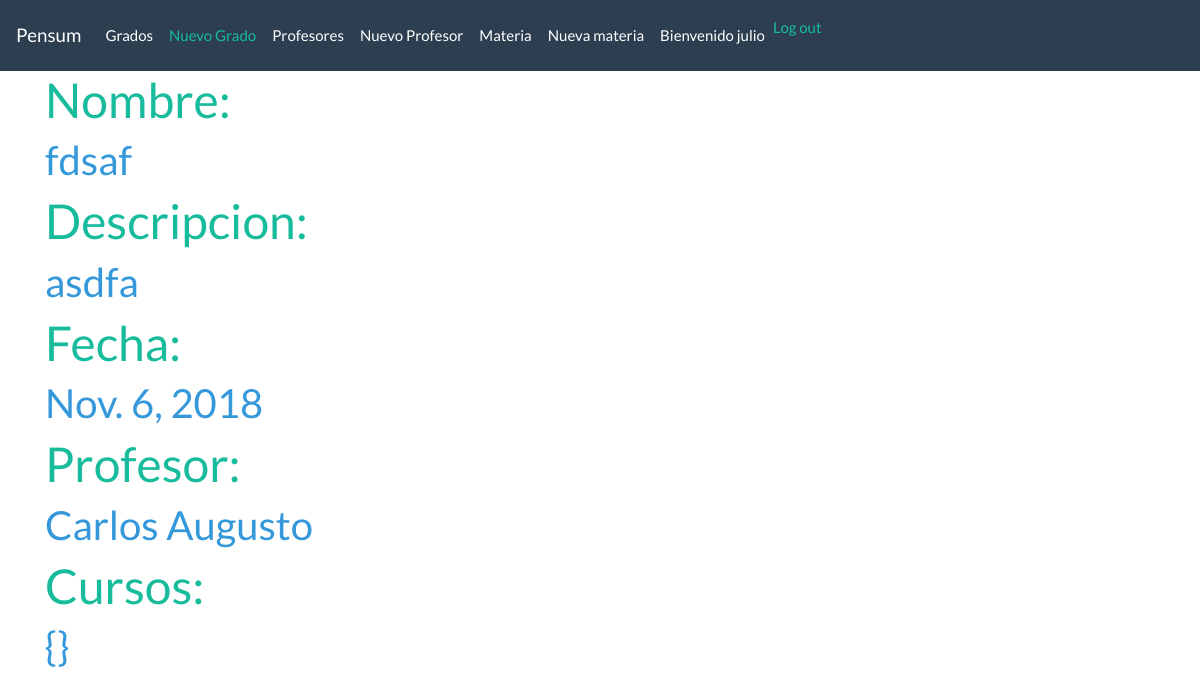
Before: /grado/7/ (signed in) with the older database file.
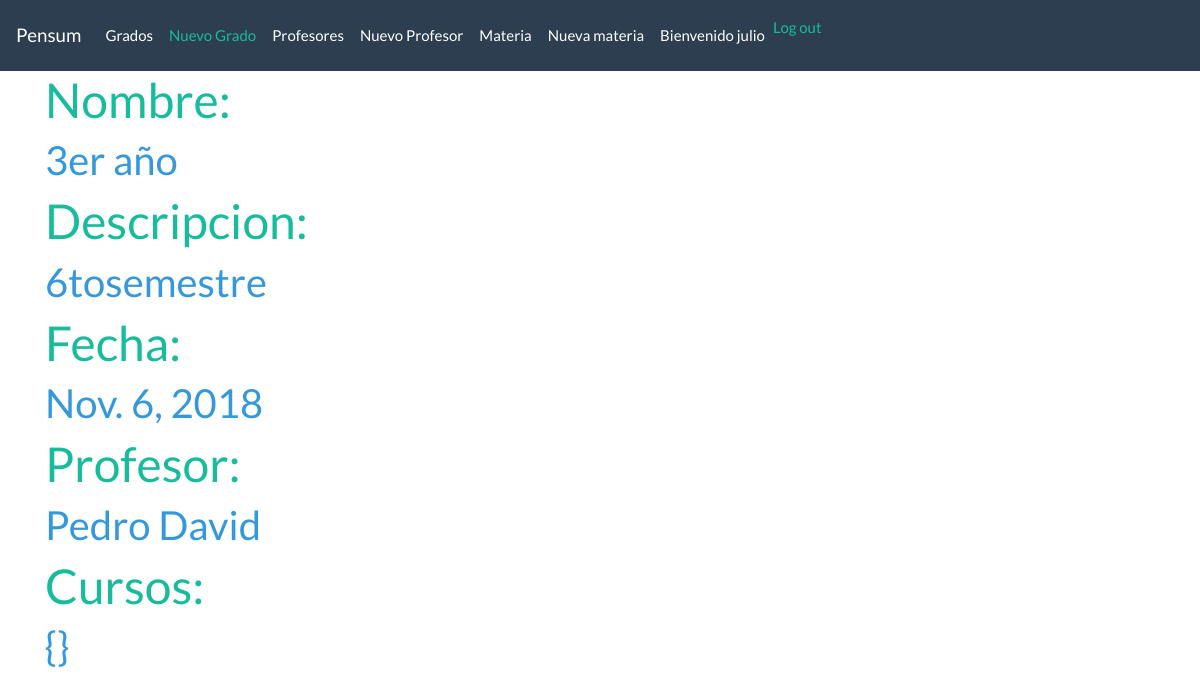
After: the same page with the newer database file.
### python/models.py (models this page shows, shortened)
class Materia(models.Model):
    nombre = models.CharField(max_length=50)
    descripcion = models.CharField(max_length=100)
    fecha = models.DateField()
    tipo = models.ForeignKey(TipoMateria, on_delete=models.CASCADE,blank=True, null=True)
    alumnos   = models.ManyToManyField(Alumno, through='Inscripcion')

class TipoMateria(models.Model):
    nombre = models.CharField(max_length=50)
    descripcion = models.CharField(max_length=50)
    def __str__(self):
        return self.nombre

### python/views.py (the view)
# urls.py: url(r'^grado/(?P<pk>[0-9]+)/$', views.materia_detalle, name='materia_detalle'),
@login_required
def materia_detalle(request, pk):
    materia = get_object_or_404(Materia, pk=pk)
    return render(request, 'materias/materia_detalle.html', {'materia': materia})

### python/templates/materias/materia_detalle.html (shortened to what this page needs)
{% extends 'materias/base.html' %}
{% block content %}
    <h1 class="text-success">Nombre:</h1>
    <h2 class="text-info">{{materia.nombre}}</h2>
    <h1 class="text-success">Descripcion:</h1>
    <h2 class="text-info">{{materia.descripcion}}</h2>
    <h1 class="text-success">Fecha:</h1>
    <h2 class="text-info">{{materia.fecha}}</h2>
    <h1 class="text-success">Profesor:</h1>
    <h2 class="text-info">{{materia.tipo}}</h2>
    <h1 class="text-success">Cursos:</h1>
    <h2 class="text-info">{}</h2>
{% endblock %}

Changed rows visible on the page:
changed Materia: nombre "fdsaf" → "3er año"; descripcion "asdfa" → "6tosemestre"; tipo "Carlos Augusto" → "Pedro David"
